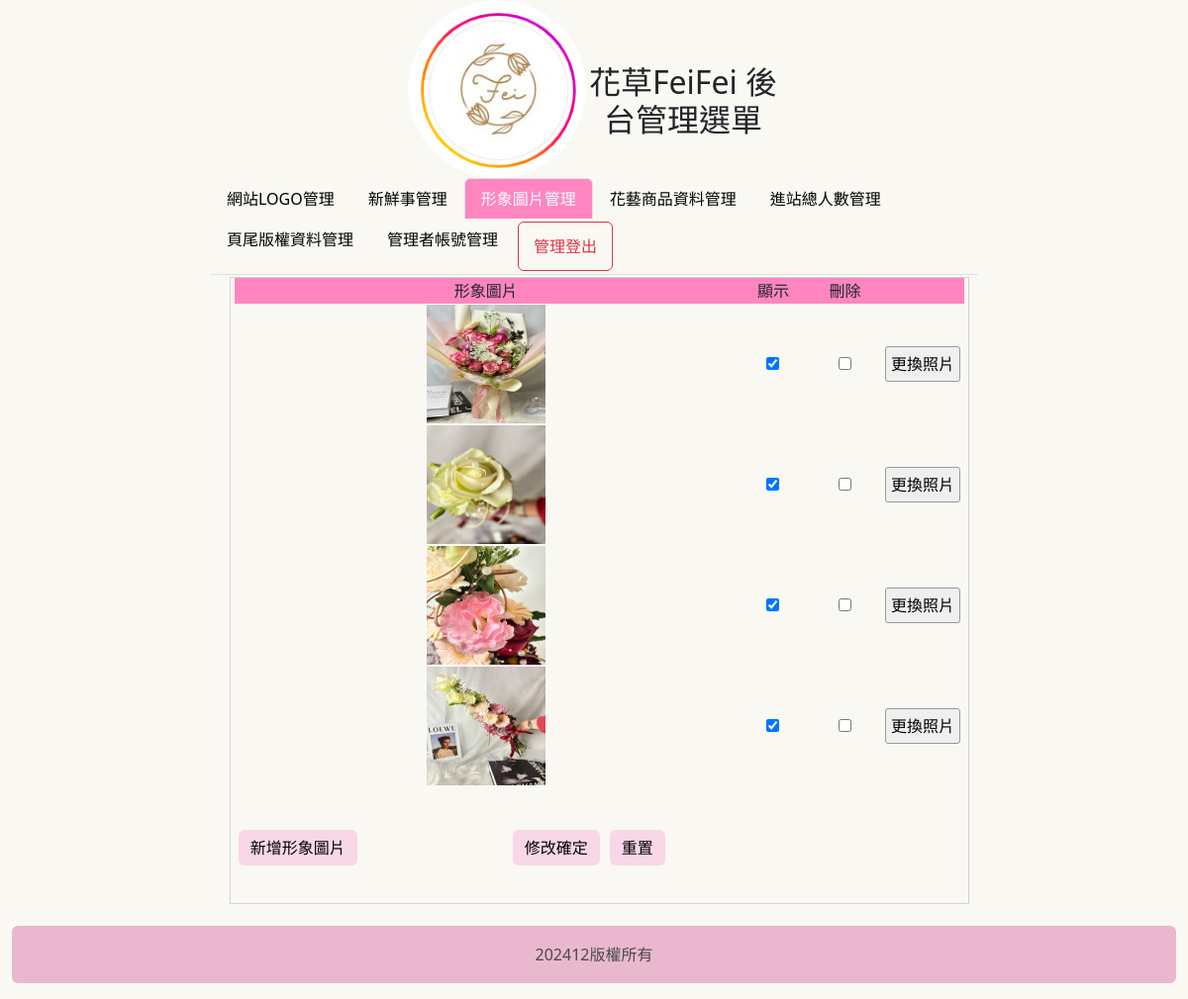
Screenshot of /admin.php?do=mvim (signed in) with the database file from the repository.
### tables this page shows
CREATE TABLE `titles` (
  `id` int(10) UNSIGNED NOT NULL,
  `img` text NOT NULL,
  `text` text NOT NULL,
  `sh` int(1) UNSIGNED NOT NULL DEFAULT 0
);

CREATE TABLE `mvims` (
  `id` int(10) UNSIGNED NOT NULL,
  `img` text NOT NULL,
  `sh` int(1) UNSIGNED NOT NULL DEFAULT 1
);

CREATE TABLE `bottom` (
  `id` int(10) UNSIGNED NOT NULL,
  `bottom` text NOT NULL
);

### api/db.php (called while the page is built, shortened)
<?php
class DB{
    protected $dsn="mysql:host=localhost;charset=utf8;dbname=flower";
    protected $pdo;
    protected $table;
    function __construct($table){
        $this->table=$table;
        $this->pdo=new PDO($this->dsn,'root','');
    }
    function all(...$arg){
        $sql="SELECT * FROM $this->table ";
        return $this->fetchAll($sql);
    }
    function find($id){
        $sql="SELECT * FROM $this->table ";
        if(is_array($id)){
            $where=$this->a2s($id);
            $sql=$sql . " WHERE ". join(" && ",$where);
        }else{
            $sql .= " WHERE `id`='$id' ";
        }
        return $this->fetchOne($sql);
    }
    function a2s($array){
        $tmp=[];
        foreach($array as $key => $value){
            $tmp[]="`$key`='$value'";
        }
        return $tmp;
    }
    protected function fetchOne($sql){
        return $this->pdo->query($sql)->fetch(PDO::FETCH_ASSOC);
    }
    protected function fetchAll($sql){
        return $this->pdo->query($sql)->fetchAll(PDO::FETCH_ASSOC);
    }
}
$Title=new DB('titles');
$Mvim=new DB('mvims');
$Bottom=new DB('bottom');

### backend/mvim.php (the view, shortened to what this page needs)
<div style="height:65vh; border:#D3D3D3 1px solid; width:76.5%; margin:2px 0px 0px 0px; float:left; position:relative; left:20px;">
    <div style="width:99%; height:100%; margin:auto; overflow:auto;">
        <form method="post" action="./api/edit.php">
            <table width="100%" class='cent'>
                <tbody>
                    <tr class="cent" style="background:#FF85C1">
                        <td width="70%">形象圖片</td>
                        <td width="10%">顯示</td>
                        <td width="10%">刪除</td>
                        <td></td>
                    </tr>
                    <?php
                    $rows = $Mvim->all();
                    foreach ($rows as $row) {
                    ?>
                        <tr>
                            <td>
                                <img src="./upload/<?= $row['img']; ?>" style="width:120px;height:120px;">
                            </td>
                            <td>
                                <input type="checkbox" name="sh[]" value="<?= $row['id']; ?>" <?= ($row['sh'] == 1) ? 'checked' : ''; ?>>
                            </td>
                            <td>
                                <input type="checkbox" name="del[]" value="<?= $row['id']; ?>">
                            </td>
                            <td>
                                <input type="button"
                                    onclick="op('#cover','#cvr','./modal/upload_<?= $do; ?>.php?id=<?= $row['id']; ?>&table=<?= $do; ?>')"
                                    value="更換照片">
                            </td>
                        </tr>
                    <?php
                    }
                    ?>
                </tbody>
            </table>
            <table style="margin-top:40px; width:70%;">
                <tbody>
                    <tr>
                        <td width="200px">
                            <input type="button" class="btn btn-custom btn-block"
                                onclick="op(&#39;#cover&#39;,&#39;#cvr&#39;,&#39;./modal/<?= $do; ?>.php?table=<?= $do; ?>&#39;)"
                                value="新增形象圖片">
                        </td>
                        <td class="cent">
                            <input type="submit" value="修改確定" class="btn btn-custom btn-block">
                            <input type="reset" value="重置" class="btn btn-custom btn-block">
                        </td>
                    </tr>
                </tbody>
            </table>
        </form>
    </div>
</div>

### admin.php (shortened to what this page needs)
<?php include_once "api/db.php";
?>
<!DOCTYPE html>
<html lang="zh-TW">
<head>
    <link href="https://cdn.jsdelivr.net/npm/bootstrap@5.3.3/dist/css/bootstrap.min.css" rel="stylesheet">
    <link href="https://cdn.jsdelivr.net/npm/bootstrap@5.3.3/dist/css/bootstrap.min.css" rel="stylesheet">
    <link href="https://cdn.jsdelivr.net/npm/bootstrap@5.3.0-alpha1/dist/css/bootstrap.min.css" rel="stylesheet">
    <link href="./css/css.css" rel="stylesheet" type="text/css">
</head>
<body>
    <div class="container-fluid">
        <div class="row justify-content-center">
            <div class="col-12 col-md-4 d-flex align-items-center text-center">
                <a title="<?= $Title->find(['sh' => 1])['text']; ?>" href="index.php">
                    <div style="width: 180px; height: 180px; background: url('./upload/<?= $Title->find(['sh' => 1])['img']; ?>') center/cover no-repeat; border-radius: 50%;"></div>
                </a>
                <h2 class="mb-4 ml-3 pt-3 pt-md-5" style="padding-top: 25px;">花草FeiFei 後台管理選單</h2>
            </div>
        </div>
    </div>
    <div class="container-fluid">
        <div class="row">
            <div class="col-2"></div>
            <div class="col-8">
                <ul class="nav nav-tabs">
                    <?php
                    $activeTab = isset($_GET['do']) ? $_GET['do'] : 'title';
                    ?>
                    <li class="nav-item">
                        <a class="nav-link <?= ($activeTab == 'title') ? 'active' : ''; ?>" href="?do=title">網站LOGO管理</a>
                    </li>
                    <li class="nav-item">
                        <a class="nav-link <?= ($activeTab == 'news') ? 'active' : ''; ?>" href="?do=news">新鮮事管理</a>
                    </li>
                    <li class="nav-item">
                        <a class="nav-link <?= ($activeTab == 'mvim') ? 'active' : ''; ?>" href="?do=mvim">形象圖片管理</a>
                    </li>
                    <li class="nav-item">
                        <a class="nav-link <?= ($activeTab == 'image') ? 'active' : ''; ?>" href="?do=image">花藝商品資料管理</a>
                    </li>
                    <li class="nav-item">
                        <a class="nav-link <?= ($activeTab == 'total') ? 'active' : ''; ?>" href="?do=total">進站總人數管理</a>
                    </li>
                    <li class="nav-item">
                        <a class="nav-link <?= ($activeTab == 'bottom') ? 'active' : ''; ?>" href="?do=bottom">頁尾版權資料管理</a>
                    </li>
                    <li class="nav-item">
                        <a class="nav-link <?= ($activeTab == 'admin') ? 'active' : ''; ?>" href="?do=admin">管理者帳號管理</a>
                    </li>
                    <li class="nav-item">
                        <button onclick="document.cookie='user='; location.replace('./api/logout.php')"
                            class="btn btn-outline-danger w-100" style="height: 50px;">
                            管理登出
                        </button>
                    </li>
                </ul>
            </div>
            <div class="container-fluid" style="height:65vh" ;>
                <div class="row">
                    <div class="col-2"></div>
                    <div class="col-10">
                        <?php
                        $do = $_GET['do'] ?? 'title';
                        $file = "./backend/{$do}.php";
                        if (file_exists($file)) {
                            include $file;
                        } else {
                            include "./backend/title.php";
                        }
                        ?>
                    </div>
                </div>
            </div>
            <div class="container-fluid">
                <footer class="alert alert-gray text-center py-3 mt-4">
                    <span><?= $Bottom->find(1)['bottom']; ?></span>
                </footer>
            </div>
</body>
</html>

### css/css.css (style rules this page uses)
body { padding:0px; margin:0px; }
.cent { text-align:center; }
input,button { border:#999 1px solid; border-radius:3px; background:#EFEFEF; padding:5px; margin:3px; }

### admin.php (style rules this page uses)
body { background: #FAF8F2; }
.nav-link.active { background-color: #FF85C1 !important; color: white !important; }
.nav-link { color: black !important; }
.btn-custom { background-color: #F8D7E8; color: black; border: none; transition: background-color 0.3s, color 0.3s; }
.alert-gray { background-color: #E9B8CE; color: #4A4A4A; }

### rows the page displays
titles: img (picture)
mvims: img (picture), sh "☑"
mvims: img (picture), sh "☑"
mvims: img (picture), sh "☑"
mvims: img (picture), sh "☑"
bottom: bottom "202412版權所有"
